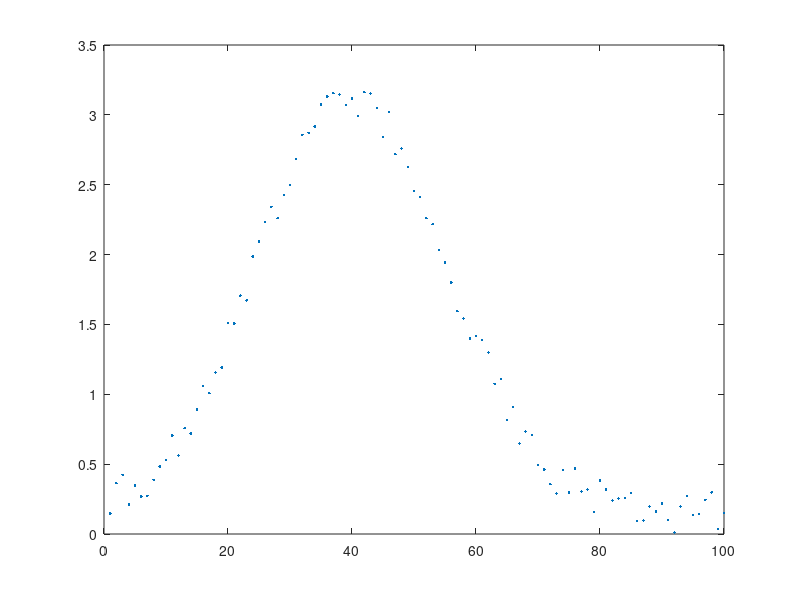

The MATLAB script that drew this image: (Note: this script raises an error after producing the figure.)
function main

%% clearing
fclose all; close all; clear all; 
clc; pause(0.1);

%% data
x=1:100;
sigma=15; mu=40; A=3;
y=A*exp(-(x-mu).^2/(2*sigma^2))+rand(size(x))*0.3;
plot(x,y,'.');

%% fitting
[sigmaNew,muNew,Anew]=mygaussfit(x,y);
y=Anew*exp(-(x-muNew).^2/(2*sigmaNew^2));
hold on; plot(x,y,'.r');
